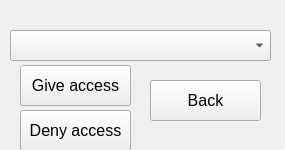
<?xml version="1.0" encoding="UTF-8"?>
<ui version="4.0">
 <class>USBAccess</class>
 <widget class="QWidget" name="USBAccess">
  <property name="geometry">
   <rect>
    <x>0</x>
    <y>0</y>
    <width>285</width>
    <height>150</height>
   </rect>
  </property>
  <property name="windowTitle">
   <string>USB Access form</string>
  </property>
  <widget class="QPushButton" name="GiveaccessButton">
   <property name="geometry">
    <rect>
     <x>20</x>
     <y>65</y>
     <width>111</width>
     <height>41</height>
    </rect>
   </property>
   <property name="font">
    <font>
     <pointsize>12</pointsize>
    </font>
   </property>
   <property name="text">
    <string>Give access</string>
   </property>
  </widget>
  <widget class="QPushButton" name="Back">
   <property name="geometry">
    <rect>
     <x>150</x>
     <y>80</y>
     <width>111</width>
     <height>41</height>
    </rect>
   </property>
   <property name="font">
    <font>
     <pointsize>12</pointsize>
    </font>
   </property>
   <property name="text">
    <string>Back</string>
   </property>
  </widget>
  <widget class="QComboBox" name="USBlist">
   <property name="geometry">
    <rect>
     <x>10</x>
     <y>30</y>
     <width>261</width>
     <height>31</height>
    </rect>
   </property>
   <property name="font">
    <font>
     <pointsize>12</pointsize>
    </font>
   </property>
  </widget>
  <widget class="QPushButton" name="DenyaccessButton">
   <property name="geometry">
    <rect>
     <x>20</x>
     <y>110</y>
     <width>111</width>
     <height>41</height>
    </rect>
   </property>
   <property name="font">
    <font>
     <pointsize>12</pointsize>
    </font>
   </property>
   <property name="text">
    <string>Deny access</string>
   </property>
  </widget>
 </widget>
 <resources/>
 <connections/>
</ui>
